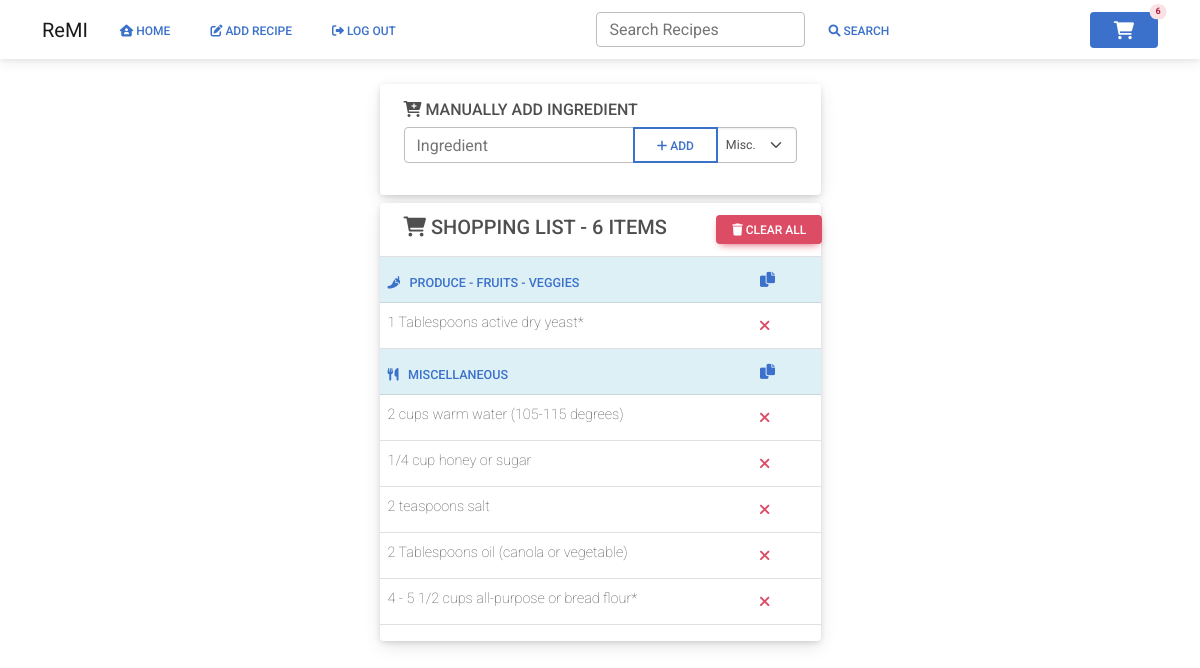
/cart (signed in), run on an earlier commit of the app's database.
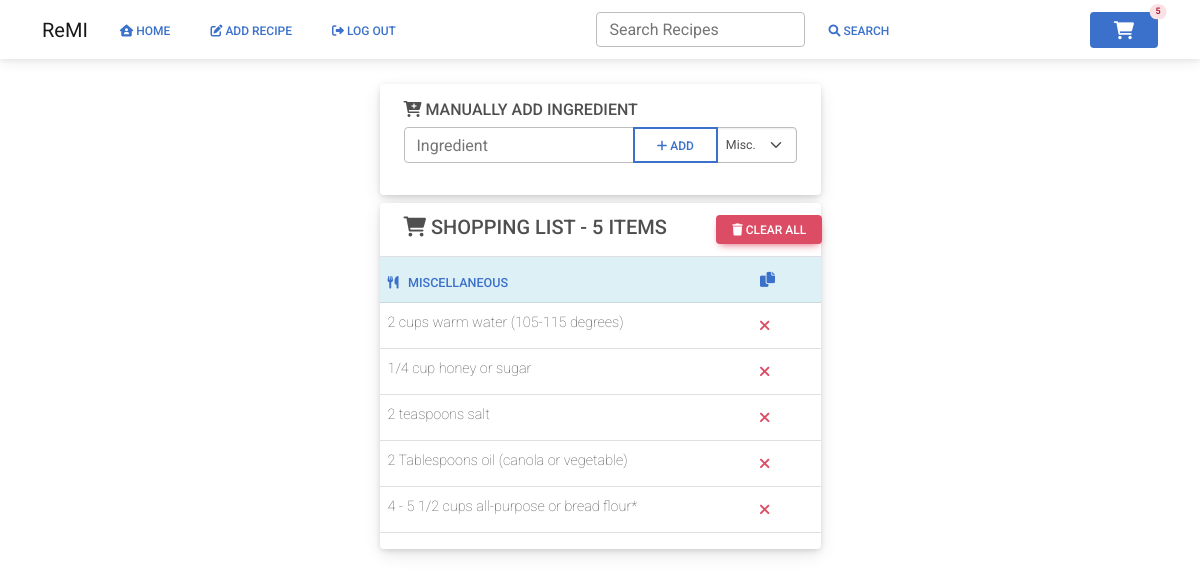
And on a later commit of the database.
### website/models.py (models this page shows)
class ShoppingList(db.Model):
    id = db.Column(db.Integer, primary_key=True)
    shopping_item = db.Column(db.String())
    category = db.Column(db.String())

### website/views.py (the view, shortened to what this page needs)
@views.route('/cart', methods=['POST', 'GET'])
@login_required
def cart():
    shopping_list = ShoppingList.query.count()
    shopping_items_pasta = ShoppingList.query.filter_by(category='pasta').all()
    shopping_items_produce = ShoppingList.query.filter_by(category='produce').all()
    shopping_items_misc = ShoppingList.query.filter_by(category='misc').all()
    shopping_items_dairy = ShoppingList.query.filter_by(category='dairy_bread').all()
    shopping_items_meat = ShoppingList.query.filter_by(category='meat').all()
    shopping_items_frozen = ShoppingList.query.filter_by(category='frozen').all()
    shopping_items_coffee = ShoppingList.query.filter_by(category='coffee_tea').all()
    pasta_to_copy = ""
    produce_to_copy = ""
    misc_to_copy = ""
    dairy_to_copy = ""
    meat_to_copy = ""
    frozen_to_copy = ""
    coffee_to_copy = ""
    if shopping_items_pasta:
        for item in shopping_items_pasta:
            pasta_to_copy = pasta_to_copy + "- " + item.shopping_item + "\n"
    elif shopping_items_produce:
        for item in shopping_items_produce:
            produce_to_copy = produce_to_copy + "- " + item.shopping_item + "\n"
    elif shopping_items_misc:
        for item in shopping_items_misc:
            misc_to_copy = misc_to_copy + "- " + item.shopping_item + "\n"
    elif shopping_items_dairy:
        for item in shopping_items_dairy:
            dairy_to_copy = dairy_to_copy + "- " + item.shopping_item + "\n"
    elif shopping_items_meat:
        for item in shopping_items_meat:
            meat_to_copy = meat_to_copy + "- " + item.shopping_item + "\n"
    elif shopping_items_frozen:
        for item in shopping_items_frozen:
            frozen_to_copy = frozen_to_copy + "- " + item.shopping_item + "\n"
    elif shopping_items_coffee:
        for item in shopping_items_coffee:
            coffee_to_copy = coffee_to_copy + "- " + item.shopping_item + "\n"
    return render_template("cart.html", user=current_user, shopping_list=shopping_list, pasta=shopping_items_pasta,
                           produce=shopping_items_produce, misc=shopping_items_misc, dairy=shopping_items_dairy,
                           meat=shopping_items_meat, frozen=shopping_items_frozen, coffee=shopping_items_coffee,
                           pasta_to_copy=pasta_to_copy, produce_to_copy=produce_to_copy,misc_to_copy=misc_to_copy,
                           dairy_to_copy=dairy_to_copy, meat_to_copy=meat_to_copy, frozen_to_copy=frozen_to_copy,
                           coffee_to_copy=coffee_to_copy)

### website/__init__.py (called while the page is built)
def create_app():
    app = Flask(__name__)
    app.config['SECRET_KEY'] = 'sdf897sdf987'
    app.config['SQLALCHEMY_DATABASE_URI'] = f'sqlite:///{DB_NAME}'
    db.init_app(app)
    from .views import views
    from .auth import auth
    app.register_blueprint(views, url_prefix='/')
    app.register_blueprint(auth, url_prefix='/')
    from .models import User, Recipe
    with app.app_context():
        db.create_all()
    login_manager = LoginManager()
    login_manager.login_view = 'auth.login'
    login_manager.init_app(app)
    @login_manager.user_loader
    def load_user(id):
        return User.query.get(int(id))
    return app

### website/templates/cart.html (shortened to what this page needs)
{% extends "base.html" %}
{% block content %}
<br>
<div class="container col-md-5">
    <div class="main-content">
        <div class="container mt-6">
            <div class="row pb-2">
                <div class="card shadow-3-strong ps-4 pe-4 pt-3 pb-3" style="border-radius:4px;">
                    <div class="row">
                        <div class="col">
                            <h6 class="mb-0 pb-2">
                                <i class="fa-solid fa-cart-plus fa-md"></i> MANUALLY ADD INGREDIENT
                            </h6>
                            <form method="POST">
                            <div class="input-group mb-3">
                                <input
                                        type="text"
                                        name="ingredient"
                                        class="form-control w-50"
                                        placeholder="Ingredient"
                                        aria-label="ingredient"
                                        aria-describedby="button-addon2"
                                />
                                <button class="btn btn-outline-primary" type="submit" id="button"
                                        data-mdb-ripple-color="dark">
                                    <i class="fa-solid fa-plus"></i> Add
                                </button>
                                     <select class="form-select form-select-sm" data-style="btn-info"
                                            aria-label=".form-select-sm" id="1"
                                    name="ing_type">
                                        <option value="misc" selected>Misc.</option>
                                    </select>
                            </div>
                            </form>
                        </div>
                    </div>
                </div>
            </div>
        </div>
        <div class="row">
            <div class="col">
                <div class="card shadow-3-strong" style="border-radius:4px;">
                    <div class="card-header border-0">
                        <div class="row">
                            <div class="col">
                                <h5 class="mb-0"><i class="fa-sharp fa-solid fa-cart-shopping fa-md"></i> SHOPPING LIST
                                    - {{
                                    shopping_list }} ITEMS
                                </h5>
                            </div>
                            <div class="col-3">
                                <button type="button" class="btn btn-danger btn-sm text-nowrap" data-mdb-toggle="modal"
                                        data-mdb-target="#clear_cart"><i class="fa fa-trash"></i> Clear All
                                </button>
                            </div>
                        </div>
                    </div>
                    <div class="table-responsive">
                        <table class="table align-items-center table-flush table-sm">
                            {% if produce %}
                            <thead class="table-info">
                            <tr>
                                <th class="border-top" scope="col"><small class="text-primary"><i
                                        class="fa-solid fa-pepper-hot"></i> &nbsp;&nbsp;PRODUCE - FRUITS -
                                    VEGGIES</small></th>
                                <th class="border-top text-right" scope="col">
                                    <button onclick="copyShopping('#produce-to-copy')" type="button"
                                            class="btn btn-link btn-sm"></button>
                                </th>
                            </tr>
                            </thead>
                            <tbody>
                            {% for item in produce %}
                            <tr>
                                <td>
                                    <span class="fw-lighter">{{ item.shopping_item }}</span>
                                </td>
                                <td>
                                    <button onclick="delete_shopping_item({{ item.id }})" type="button"
                                            class="btn btn-link btn-sm"><span class="text-danger"></span></button>
                                </td>
                            </tr>
                            {% endfor %}
                            </tbody>
                            {% endif %}
                            {% if misc %}
                            <thead class="table-info">
                            <tr>
                                <th class="border-top" scope="col"><small class="text-primary">
                                    <i class="fa-solid fa-utensils"></i> &nbsp;&nbsp;MISCELLANEOUS</small></th>
                                <th class="border-top" scope="col">
                                    <button onclick="copyShopping('#misc-to-copy')" type="button"
                                            class="btn btn-link btn-sm"></button>
                                </th>
                            </tr>
                            </thead>
                            <tbody>
                            {% for item in misc %}
                            <tr class="border-top">
                                <td class="border-top">
                                    <span class="fw-lighter">{{ item.shopping_item }}</span>
                                </td>
                                <td>
                                    <button onclick="delete_shopping_item({{ item.id }})" type="button"
                                            class="btn btn-link btn-sm"><span class="text-danger"></span></button>
                                </td>
                            </tr>
                            {% endfor %}
                            </tbody>
                            {% endif %}
                        </table>
                    </div>
                </div>
            </div>
        </div>
    </div>
</div>
</div>
{% endblock %}

### website/templates/base.html (shortened to what this page needs)
<!DOCTYPE html>
<html>
<head>
    <link href="https://cdnjs.cloudflare.com/ajax/libs/font-awesome/6.0.0/css/all.min.css" rel="stylesheet" />
    <link href="https://cdnjs.cloudflare.com/ajax/libs/mdb-ui-kit/6.0.1/mdb.min.css" rel="stylesheet" />
    <link rel="stylesheet" href="https://cdn.jsdelivr.net/npm/select2@4.1.0-rc.0/dist/css/select2.min.css" />
    <link rel="stylesheet"
        href="https://cdn.jsdelivr.net/npm/select2-bootstrap-5-theme@1.3.0/dist/select2-bootstrap-5-theme.min.css" />
</head>
<body>
    <nav class="navbar navbar-expand-lg navbar-light">
        <div class="container">
            <div class="d-flex">
                <a class="navbar-brand" href="#">ReMI</a>
                <div class="collapse navbar-collapse" id="navbarSupportedContent">
                    <ul class="navbar-nav mr-auto">
                        {% if user.is_authenticated %}
                        <li class="nav-item">
                            <a class="btn btn-link px-3 me-2" id="home" href="/"><i class="fa-solid fa-house-user"></i>
                                Home</a>
                        </li>
                        <li class="nav-item">
                            <a class="btn btn-link px-3 me-2" id="add_recipe" href="/add_recipe"><i
                                    class="fa-solid fa-pen-to-square"></i> Add Recipe</a>
                        </li>
                        <li class="nav-item">
                            <a class="btn btn-link px-3 me-2" id="logout" href="/logout"><i
                                    class="fa-solid fa-right-from-bracket"></i> Log Out</a>
                        </li>
                        {% endif %}
                    </ul>
                </div>
            </div>
            <div class="navbar-nav flex-row d-none d-md-flex">
                <form method="POST" action="/search" class="input-group w-auto my-auto d-none d-sm-flex">
                    <input autocomplete="off" type="search" name="search_query" class="form-control rounded" placeholder="Search Recipes"
                        style="min-width: 125px;" />
                    <button class="btn btn-link" type="submit"><i class="fa-solid fa-magnifying-glass"></i> Search</button>
                </form>
            </div>
            <div class="d-flex align-items-center">
                <a href="/cart" class="btn btn-primary shadow-none position-relative">
                    {% if shopping_list %}
                    <span class="position-absolute top-0 start-100 translate-middle badge rounded-pill badge-danger">
                        {{ shopping_list }}
                    </span>
                    {% endif %}
                </a>
            </div>
        </div>
    </nav>
    <div class="container">
        {% block content %}
        {% endblock %}
</body>
</html>

What changed in the data, as far as the page shows it:
removed ShoppingList: shopping_item "1 Tablespoons active dry yeast*", shown under "SHOPPING LIST - 6 ITEMS"
Also different on the page:
{{ shopping_list }}: "6" → "5"
text no longer shown: "PRODUCE - FRUITS - VEGGIES"
